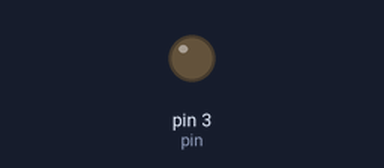
The sketch below on a simulated Arduino Uno, built with avr-gcc and run on an emulated ATmega328P. On the bench: output pins drawn as LEDs (lit = HIGH).

Above: at 0.05 s.
At 0.85 s:
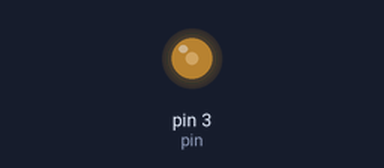
Timing chart, 0 to 3.0 s (numbered marks = the images above):
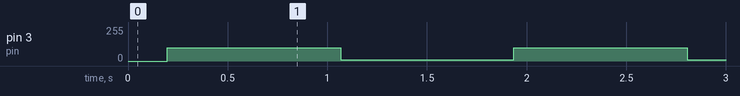

The sketch:

LED_dim.ino
```cpp
const int pin = 3;
const int max = 100;
const int min = 10;
const int d1 = 500;
const int d2 = 4;
int bright = 50;
bool flag = true;

void setup() {
  pinMode(pin, OUTPUT);
}

void loop() {
   if(flag)
    bright++;
  else
    bright--;

  if(bright > max || bright < min)
  {
    flag = !flag;
    delay(500);
  }

  analogWrite(pin, bright);
  delay(4);
}
```

Measured:
- by itself, pin 3 (pin): 0/255 → 100/255 at 0.20 s, → 10/255 0.87 s later, → 100/255 0.87 s later, → 10/255 0.87 s later, … (47 changes in this stretch)
